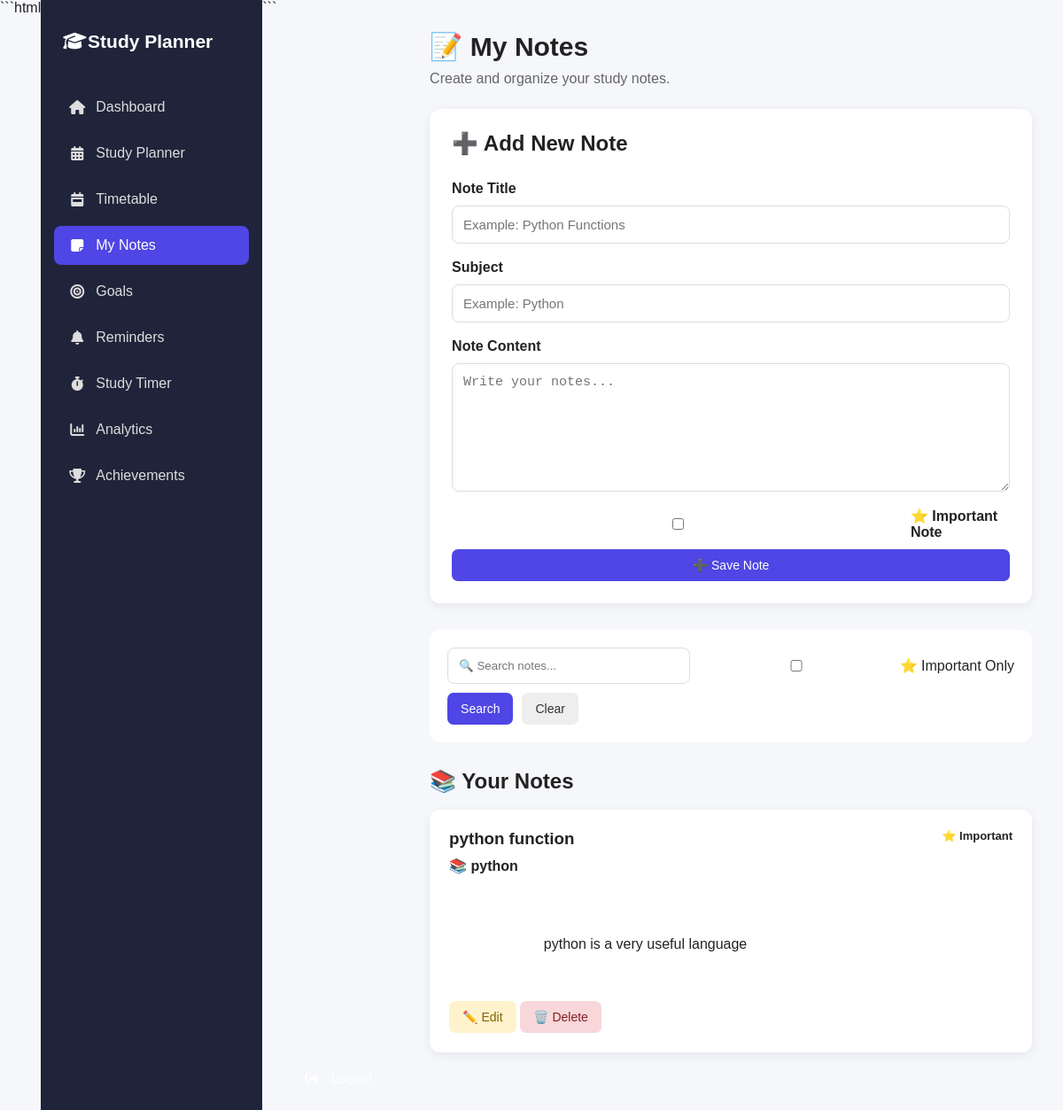
The app's page /notes (signed in) with its own data.
### tables this page shows
CREATE TABLE notes (
            id INTEGER PRIMARY KEY AUTOINCREMENT,
            title TEXT NOT NULL,
            subject TEXT NOT NULL,
            content TEXT NOT NULL,
            important INTEGER DEFAULT 0,
            created_at TIMESTAMP DEFAULT CURRENT_TIMESTAMP
        , user_id INTEGER);

### app.py (the view, shortened to what this page needs)
@app.route("/notes")
@login_required
def notes():
    search = request.args.get("search", "")
    important = request.args.get("important", "")
    connection = get_db()
    query = """
        SELECT *
        FROM notes
        WHERE 1=1
    """
    parameters = []
    if important == "1":
        query += """
            AND important = 1
        """
    query += """
        ORDER BY created_at DESC
    """
    notes = connection.execute(
        query,
        parameters
    ).fetchall()
    connection.close()
    return render_template(
        "notes.html",
        notes=notes,
        search=search,
        important=important
    )

### app.py (called while the page is built)
def login_required(view_function):
    @wraps(view_function)
    def wrapped_view(*args, **kwargs):
        if "user_id" not in session:
            return redirect(url_for("login"))
        return view_function(*args, **kwargs)
    return wrapped_view

def get_db():
    connection = sqlite3.connect(DATABASE)
    connection.row_factory = sqlite3.Row
    return connection

### templates/notes.html (shortened to what this page needs)
<!DOCTYPE html>
<html lang="en">
<head>
    <link rel="stylesheet"
          href="{{ url_for('static', filename='style.css') }}">
    <link rel="stylesheet" href="https://cdnjs.cloudflare.com/ajax/libs/font-awesome/6.5.2/css/all.min.css">
</head>
<body>
<div class="layout">
   {% include '_sidebar.html' %}
    <main class="main">
        <h1>
            📝 My Notes
        </h1>
        <p>
            Create and organize your study notes.
        </p>
        <div class="form-card">
            <h2>
                ➕ Add New Note
            </h2>
            <form action="/add-note"
                  method="POST">
                <label>
                    Note Title
                </label>
                <input
                    type="text"
                    name="title"
                    placeholder="Example: Python Functions"
                    required
                >
                <label>
                    Subject
                </label>
                <input
                    type="text"
                    name="subject"
                    placeholder="Example: Python"
                    required
                >
                <label>
                    Note Content
                </label>
                <textarea
                    name="content"
                    rows="7"
                    placeholder="Write your notes..."
                    required
                ></textarea>
                <label class="check-label">
                    <input
                        type="checkbox"
                        name="important"
                        value="1"
                    >
                    ⭐ Important Note
                </label>
                <button
                    type="submit"
                    class="primary-btn"
                >
                    ➕ Save Note
                </button>
            </form>
        </div>
        <div class="search-box">
            <form action="/notes"
                  method="GET">
                <input
                    type="text"
                    name="search"
                    placeholder="🔍 Search notes..."
                    value="{{ search }}"
                >
                <label class="check-label">
                    <input
                        type="checkbox"
                        name="important"
                        value="1"
                    >
                    ⭐ Important Only
                </label>
                <button
                    type="submit"
                    class="primary-btn"
                >
                    Search
                </button>
                <a
                    href="/notes"
                    class="clear-btn"
                >
                    Clear
                </a>
            </form>
        </div>
        <section class="section">
            <h2>
                📚 Your Notes
            </h2>
            {% if notes %}
            <div class="notes-grid">
                {% for note in notes %}
                <div class="note-card">
                    <div class="note-header">
                        <h3>
                            {{ note["title"] }}
                        </h3>
                        {% if note["important"] == 1 %}
                        <span class="important">
                            ⭐ Important
                        </span>
                        {% endif %}
                    </div>
                    <p class="subject">
                        📚 {{ note["subject"] }}
                    </p>
                    <p class="note-content">
                        {{ note["content"] }}
                    </p>
                    <div class="actions">
                        <a
                            href="/edit-note/{{ note['id'] }}"
                            class="edit-btn"
                        >
                            ✏️ Edit
                        </a>
                        <a
                            href="/delete-note/{{ note['id'] }}"
                            class="delete-btn"
                            onclick="
                            return confirm(
                            'Delete this note?'
                            )
                            "
                        >
                            🗑️ Delete
                        </a>
                    </div>
                </div>
                {% endfor %}
            </div>
            {% else %}
            <div class="empty-box">
                📝 No notes found.
            </div>
            {% endif %}
        </section>
    </main>
</div>
</body>
</html>

### static/style.css (style rules this page uses)
* { box-sizing: border-box; margin: 0; padding: 0; }
body { font-family: Arial, sans-serif; background: #f5f7fb; color: #222; }
a { text-decoration: none; }
.layout { display: flex; min-height: 100vh; }
.main { flex: 1; padding: 35px; max-width: 1400px; }
.main h1 { margin-bottom: 10px; font-size: 30px; }
.main > p { color: #666; margin-bottom: 25px; }
.main h2 { margin-bottom: 18px; }
.card, .form-card, .stat-card, .task-card, .note-card, .goal-card, .timer-card, .achievement-card, .dashboard-list, .empty-box, .motivation { background: white; border-radius: 12px; box-shadow: 0 3px 12px rgba(0, 0, 0, 0.07); }
.section { margin: 30px 0; }
.section h2 { margin-bottom: 18px; }
.form-card { padding: 25px; margin-bottom: 30px; }
.form-card h2 { margin-bottom: 20px; }
.form-card form { display: flex; flex-direction: column; gap: 10px; }
.form-card label { margin-top: 8px; font-weight: bold; }
.form-card input, .form-card textarea, .form-card select { width: 100%; padding: 12px; border: 1px solid #ddd; border-radius: 8px; font-size: 15px; }
.form-card textarea { resize: vertical; }
button, .primary-btn, .success-btn, .edit-btn, .delete-btn, .clear-btn { display: inline-block; padding: 10px 15px; border: none; border-radius: 7px; cursor: pointer; font-size: 14px; transition: 0.2s; }
.primary-btn { background: #4f46e5; color: white; }
.edit-btn { background: #fff3cd; color: #856404; }
.delete-btn { background: #f8d7da; color: #842029; }
.clear-btn { background: #eee; color: #333; }
.notes-grid { display: grid; grid-template-columns: repeat( auto-fit, minmax(280px, 1fr) ); gap: 20px; }
.note-card { padding: 22px; }
.note-header { display: flex; justify-content: space-between; gap: 10px; }
.note-card .subject { margin-top: 10px; font-weight: bold; }
.note-content { margin-top: 15px; line-height: 1.6; white-space: pre-wrap; }
.important { font-size: 13px; font-weight: bold; }
.search-box { background: white; padding: 20px; border-radius: 12px; margin-bottom: 25px; }
.search-box form { display: flex; gap: 10px; align-items: center; flex-wrap: wrap; }
.search-box input { flex: 1; min-width: 220px; padding: 12px; border: 1px solid #ddd; border-radius: 8px; }
.check-label { display: flex; align-items: center; gap: 7px; }

### records on screen
notes: title "python function", important "⭐ Important", subject "python", content "python is a very useful language"
